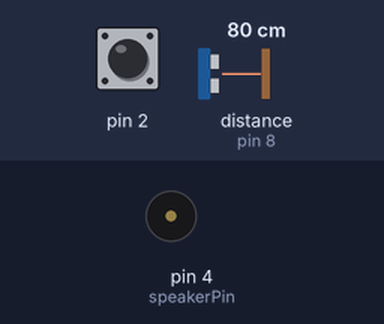
The sketch below on a simulated Arduino Uno, built with avr-gcc and run on an emulated ATmega328P. On the bench: buzzer (waves = sounding). Wiring (inferred from the names in the program): ultrasonic range finder: trigger pin 9; echo pin 8. The inputs (shaded band) are chosen by the test bench; at power-on: distance to the obstacle (sensor on pin 8) 80 cm, pin 2 HIGH. The echo pulse lasts 58.3 µs per cm; what the sketch prints to the serial monitor is not drawn.

Above: at 1.2 s.
1.3 s: distance to the obstacle (sensor on pin 8) set to 43 cm
3.8 s: distance to the obstacle (sensor on pin 8) set to 35 cm
At 5.6 s:
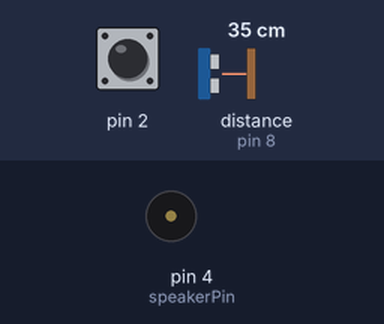
19.0 s: distance to the obstacle (sensor on pin 8) set to 60 cm
At 19.8 s:
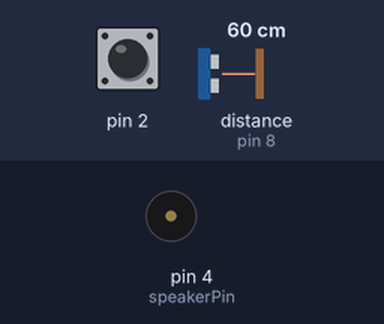
Timing chart, 0 to 21.5 s (numbered marks = the images above; inputs shaded):
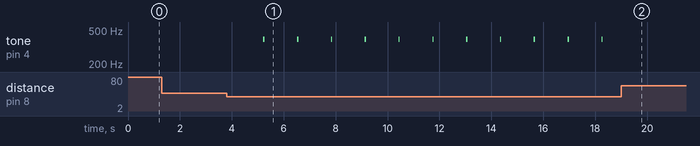

Measured:
- the behaviour switches between 41 and 40 cm on distance to the obstacle (sensor on pin 8) (found by bisection; images 0 and 1)
- after the input at 1.3 s, every drawn part: stays the same
- after the input at 3.8 s, tone on pin 4 (speakerPin): alternates 391 Hz for 0.05 s and silent for 1.3 s, starting after 1.4 s
- after the input at 19.0 s, tone on pin 4 (speakerPin): stops changing and stays silent

The sketch:

sub1.ino
```cpp
/*센서 값 보내는 서브 아두이노*/
#include <SPI.h>
#include <mcp_can.h>
#include <SoftwareSerial.h>

MCP_CAN CAN(10);               // api cs 핀 연결 포트: 10
SoftwareSerial BTSerial(5, 4); // TXD: 5, RXD: 4

int trigPin = 9;
int echoPin = 8;
int speakerPin = 4;

unsigned char stmp[8];
unsigned char bstmp[8] = {1};

unsigned char len = 0;
unsigned char buf[8];
void setup()
{
    Serial.begin(9600);
    BTSerial.begin(9600);
    pinMode(trigPin, OUTPUT);
    pinMode(echoPin, INPUT);
    pinMode(speakerPin, OUTPUT);
    while (CAN_OK != CAN.begin(CAN_500KBPS))
    {
        Serial.println("CAN BUS Init Failed");
        delay(100);
    }
    Serial.println("CAN BUS Init Success!");
    attachInterrupt(digitalPinToInterrupt(2), CAN_int, FALLING);
    // 2번핀 인터럽트 설정(falling 때), 인터럽트 들어오면 CAN_int 함수 실행
}
void CAN_int() // 인터럽트 들어올 때만 실행
{

    CAN.readMsgBuf(&len, buf);            // CAN 데이터 가져오기
    unsigned long canID = CAN.getCanId(); // CAN ID 얻기
    Serial.print("\nData from ID: 0x");
    Serial.println(canID, HEX); // 16진수로 ID 출력
    Serial.write(buf[0]);
    Serial.print("\n");
}

void loop()
{
    unsigned long currentMillis = millis();
    unsigned long previousMillis = 0;

    // 초음파 변수 설정 및  거리구하기
    long distance = getdistance();
    // 부저 딜레이 millis() 설정
    int buzzer_delay = 250;
    if (currentMillis - previousMillis >= buzzer_delay)
    {
        previousMillis = currentMillis;
        buzzersound(distance);
    }
    if (distance > 150) // 오버플로우 방지
        distance = 150;
    stmp[0] = distance; // 거리 정보를 stmp1 0번지에 입력

    if (buf[0] == 'b')
    {
        Serial.println("Sending");
        CAN.sendMsgBuf(0x11, 0, 8, stmp); // 데이터 전송
        delay(1000);
    }

    if (BTSerial.available())
    {
        Serial.write(BTSerial.read());
        // bstmp[0] = BTSerial.read();
        // CAN.sendMsgBuf(0x11, 0, 8, bstmp);
    }
    if (Serial.available())
    { //  블루투스로 문자 입력받으면 전송
        BTSerial.write(Serial.read());
    }

    delay(1000);
}

long getdistance()
{
    long duration, distance;
    digitalWrite(trigPin, LOW);
    delayMicroseconds(2);
    digitalWrite(trigPin, HIGH);
    delayMicroseconds(10);
    digitalWrite(trigPin, LOW);
    duration = pulseIn(echoPin, HIGH);
    distance = duration * 17 / 1000;
    return distance;
}

void buzzersound(long dist)
{
    int buzzer_duration = 1000;

    delay(300); // 이거한하면 dist 값이 이상해짐

    if (dist < 5)
    {
        tone(speakerPin, 391, buzzer_duration / 2);
    }
    else if (dist < 20)
    {
        tone(speakerPin, 391, buzzer_duration / 5);
    }
    else if (dist < 40)
    {
        tone(speakerPin, 391, buzzer_duration / 20);
    }
}
```
